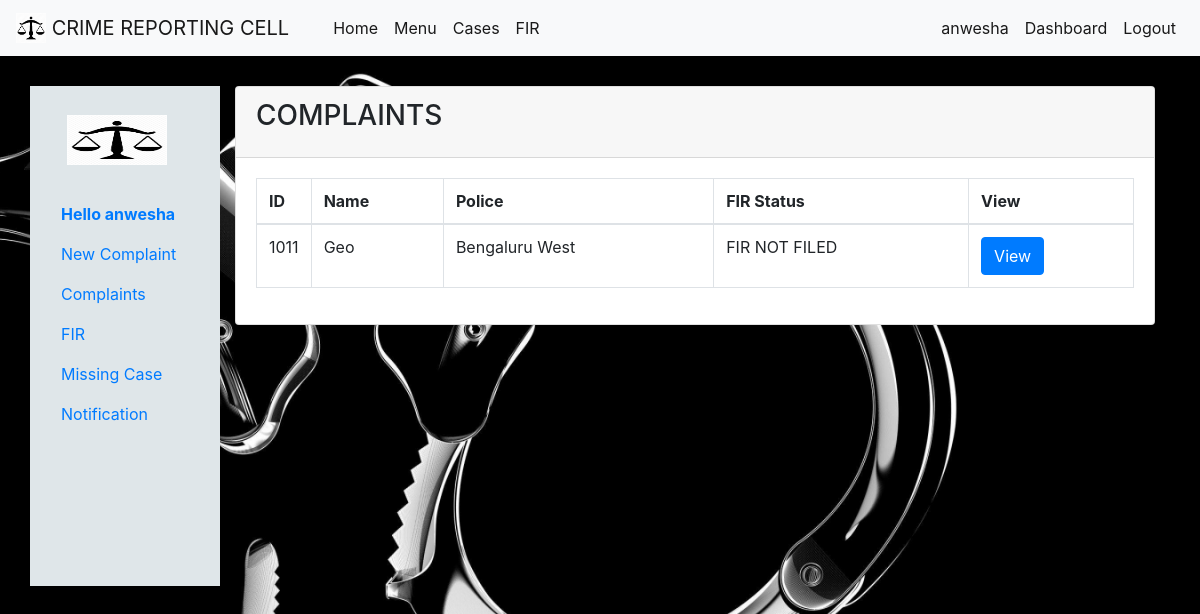
Screenshot of /user_complaint.php (signed in) with the database file from the repository.
### tables this page shows
CREATE TABLE `complaint` (
  `cmpid` int(10) NOT NULL,
  `username` varchar(20) NOT NULL,
  `name` text NOT NULL,
  `details` varchar(150) NOT NULL,
  `address` varchar(40) NOT NULL,
  `doi` date NOT NULL,
  `gender` text NOT NULL,
  `criminal` varchar(100) NOT NULL,
  `identification` varchar(50) NOT NULL,
  `fname` varchar(20) NOT NULL,
  `fsize` varchar(20) NOT NULL,
  `police` varchar(40) NOT NULL,
  `cmptime` timestamp NOT NULL DEFAULT current_timestamp() ON UPDATE current_timestamp(),
  `fir` int(5) NOT NULL
);

### user_complaint.php (the view, shortened to what this page needs)
<html>
<head>
<link rel="stylesheet" href="https://stackpath.bootstrapcdn.com/bootstrap/4.5.2/css/bootstrap.min.css">
</head>
<body>
<nav class="navbar navbar-expand-lg navbar-light bg-light">
  <a class="navbar-brand" href="#">
    <img src="photos/logo.png" width="30" height="30" class="d-inline-block align-top" alt="" loading="lazy">
    CRIME REPORTING CELL
  </a>
  <div class="collapse navbar-collapse" id="navbarSupportedContent">
    <ul class="navbar-nav mr-auto">
      <li class="nav-item active">
        <a class="nav-link" href="homepage.php">Home</a>
      </li>
      <li class="nav-item active">
        <a class="nav-link" href="#">Menu</a>
      </li>
      <li class="nav-item active">
        <a class="nav-link" href="#">Cases</a>
      </li>
      <li class="nav-item active">
        <a class="nav-link" href="#">FIR</a>
      </li>
    </ul>
	<ul class="nav navbar-nav navbar-right">
					<?php
						if(isset($_SESSION['name']))
						{
							$us=$_SESSION['name'];
							if($us=='Admin')
							{
							echo "<li class='nav-item active'><a href='homepage.php' class='nav-link'><span class='glyphicon glyphicon-user'></span>".$us."</a></li>";
							echo "<li class='nav-item active'><a href='admindashboard.php' class='nav-link'><span class='glyphicon glyphicon-user'></span>".'Dashboard'."</a></li>";
							echo "<li class='nav-item active'><a href='logout.php' class='nav-link'><span class='glyphicon glyphicon-user'></span>".'Logout'."</a></li>";
							}
							else
							{
							echo "<li class='nav-item active'><a href='homepage.php' class='nav-link'><span class='glyphicon glyphicon-user'></span>".$us."</a></li>";
							echo "<li class='nav-item active'><a href='user_dashboard.php' class='nav-link'><span class='glyphicon glyphicon-user'></span>".'Dashboard'."</a></li>";
							echo "<li class='nav-item active'><a href='logout.php' class='nav-link'><span class='glyphicon glyphicon-user'></span>".'Logout'."</a></li>";
							}
						}
					?>
	</ul>
  </div>
</nav>
<div class="container" style="margin-top:30px;">
  <div class="row">
    <div class="col-sm-2" style="background-color:#dfe6e9; height:500px;">
      <ul class="nav nav-pills flex-column">
	  <br>
				<li class="nav-item">
				<center>
			<a class="navbar-brand" href="#">
			<img src="photos/logo.png" width="100" height="50" class="d-inline-block align-top" alt="" loading="lazy">
			</a>
			</center>
		</li>
		<br>
		<li>
		<?php
						if(isset($_SESSION['name']))
						{
							$us=$_SESSION['name'];
							if($us=='Admin')
							{
								echo "<a href='user_dashboard.php' class='nav-link'></span>".$us."</a></li>";
							}
							else
							{
								echo "<a href='user_dashboard.php' class='nav-link'><b>".'Hello  '.$us."</b></a></li>";
							}
						}
						else
						{
						}
					?>
        <li class="nav-item">
          <a class="nav-link " href="new_complaint.php">New Complaint</a>
        </li>
        <li class="nav-item">
          <a class="nav-link" href="user_complaint.php">Complaints</a>
        </li>
        <li class="nav-item">
          <a class="nav-link" href="user_fir.php">FIR</a>
        </li>
				<li class="nav-item">
          <a class="nav-link" href="user_addmissingperson.php">Missing Case</a>
        </li>
        <li class="nav-item">
          <a class="nav-link" href="#">Notification</a>
        </li>
      </ul>
    </div>
 <div class="col-sm-10">
 <div class="card">
	             <div class="card-header">
                <h3 class="card-title">COMPLAINTS</h3>
              </div>
			               <div class="card-body">
                <table class="table table-bordered">
                  <thead>
                    <tr>
                      <th style="width: 10px">ID</th>
                      <th>Name</th>
                      <th>Police</th>
					  <th>FIR Status</th>
                      <th>View</th>
                    </tr>
                  </thead>
				   <tbody>
				   <?php
			$conn=new mysqli("localhost","root","","crime");
								$us=$_SESSION['user'];
								$sql = mysqli_query($conn, "SELECT * FROM complaint Where username='$us'");
								while ($row = mysqli_fetch_array($sql))
								{
									echo "<tr>";
									echo "<td>".$row['cmpid']."</td>";
									echo "<td>".$row['name']."</td>";
									echo "<td>".$row['police']."</td>";
									echo "<td>";
									if($row['fir']==1)
									{
										echo "FIR FILED";
									}
									else
									{
										echo "FIR NOT FILED";
									}
									echo "</td>";
									echo "<td><a class='btn btn-primary' href='user_complaint_view.php?cID=$row[cmpid]' role='button'>View</a></td>";
									echo "</tr>";
								}
								?>
								</tbody>
								</table>
								</div>
								</div>
    </div>
</div>
</body>
</html>

### user_complaint.php (style rules this page uses)
.navbar-nav { padding-left:20px; }
body { background-image: url("photos/bg.jpg"); background-attachment: fixed; background-position: center; background-size: cover; }

### rows the page displays
complaint: cmpid "1011", name "Geo", police "Bengaluru West", fir "FIR NOT FILED"

### other values shown
$us "anwesha"
